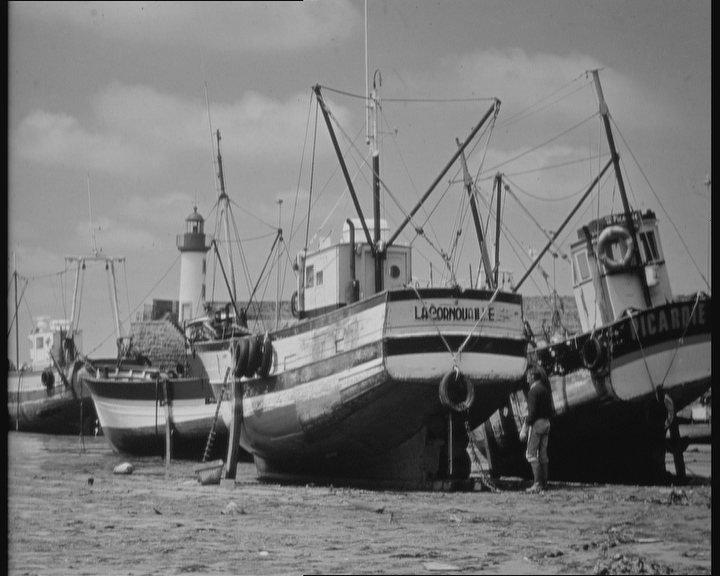
#> input picture images/boats.bmp, 720 x 576 px
$ jupyter execute Gradient_Hist.ipynb
#> lines starting #> are read from the running program, lines starting #| are printed output that depends on the picture; long printed decimals are rounded
[cell 1]
# Alex Domagala
# ECE 6560

import numpy as np
import cv2
from PIL import Image
import matplotlib.pyplot as plt

img = Image.open('../images/boats.bmp')
#> img is the input picture: PIL image 720x576 L; min 3, max 220, mean 120
img = np.array(img)
img = img[300:400,300:400]
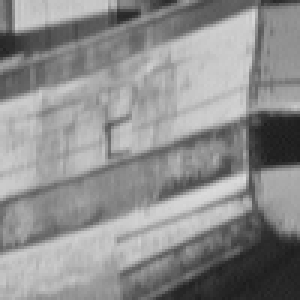
#> img: shape (100, 100) (shown 3 times larger); min 27, max 220, mean 141.4
print(img.shape)
#| (100, 100)
# [5 lines of commented-out code are left out]
mean = 0
std_dev = 20
scale = 1
x = int(img.shape[0]/scale)
#> x = 100
y = int(img.shape[1]/scale)
#> y = 100
noise = np.random.normal(mean, std_dev, (x,y))
# [11 lines of commented-out code are left out]
plt.imshow(img,cmap='gray')
plt.show()
img2 = img + noise
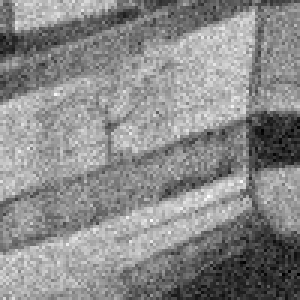
#> img2: shape (100, 100) float64 (shown 3 times larger); min -16.36, max 273.9, mean 141.1; drawn with min black and max white
plt.imshow(img2, cmap='gray')
print(img2.shape)
#| (100, 100)
plt.show()
plt.imshow(noise, cmap='gray')
plt.show()
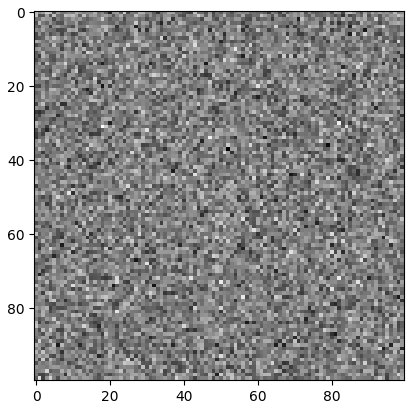
#> figure drawn by matplotlib, 1 panel

[cell 2]
def GradientHist(I):

  gradients = []
  # iterate through all the pixels in the image
  for i in range(1,I.shape[0]-1):
    for j in range(1,I.shape[1]-1):
      Ix = (I[i+1,j] - I[i-1,j])/2
      Iy = (I[i,j+1] - I[i,j-1])/2
      ret = np.sqrt(np.power(Ix,2) + np.power(Iy,2))
      gradients.append(ret)
#> after the loop, gradients = 9604 values, max 180.3 at index 17, min 0 at index 32, mean 101.1
  return np.array(gradients)

grads = GradientHist(img)
#> grads has the same summary as gradients in GradientHist
grads2 = GradientHist(img2)
#> grads2 = 9604 values, max 92.14 at index 5765, min 0.123 at index 8565, mean 21.54
#gradNoise = GradientHist(noise)

plt.title('Distribution of Magnitude Gradient')
plt.hist(grads2,bins=500,log=True,label='Corrupted Image')
plt.hist(grads,bins=500,log=True,label='Original Image')
plt.xlabel('Magnitude Gradient')
plt.ylabel('Frequency')
plt.legend()
print(np.max(grads))
#| 180.312
print(np.max(grads2))
#| 92.136
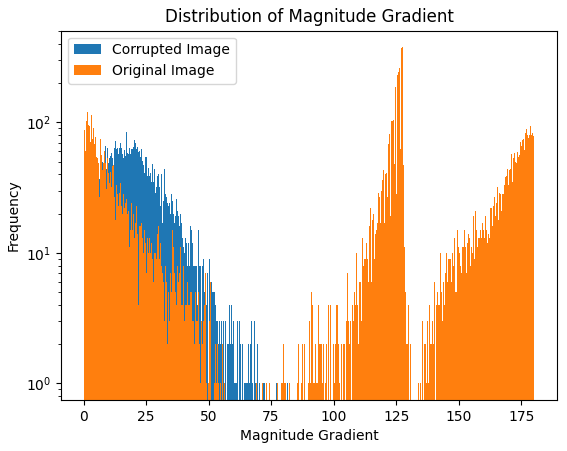
#> figure drawn by matplotlib, 1 panel; tallest bar 85 high, from x = 17.05 to 17.24; tallest bar 375 high, from x = 127.3 to 127.7

[cell 3]
reshape_orig = np.array(grads).reshape((98,98))
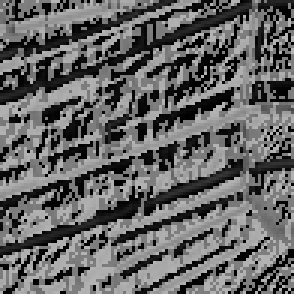
#> reshape_orig: shape (98, 98) float64 (shown 3 times larger); min 0, max 180.3, mean 101.1
reshape_noise = np.array(grads2).reshape((98,98))
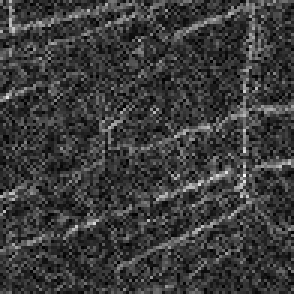
#> reshape_noise: shape (98, 98) float64 (shown 3 times larger); min 0.123, max 92.14, mean 21.5; drawn with min black and max white
